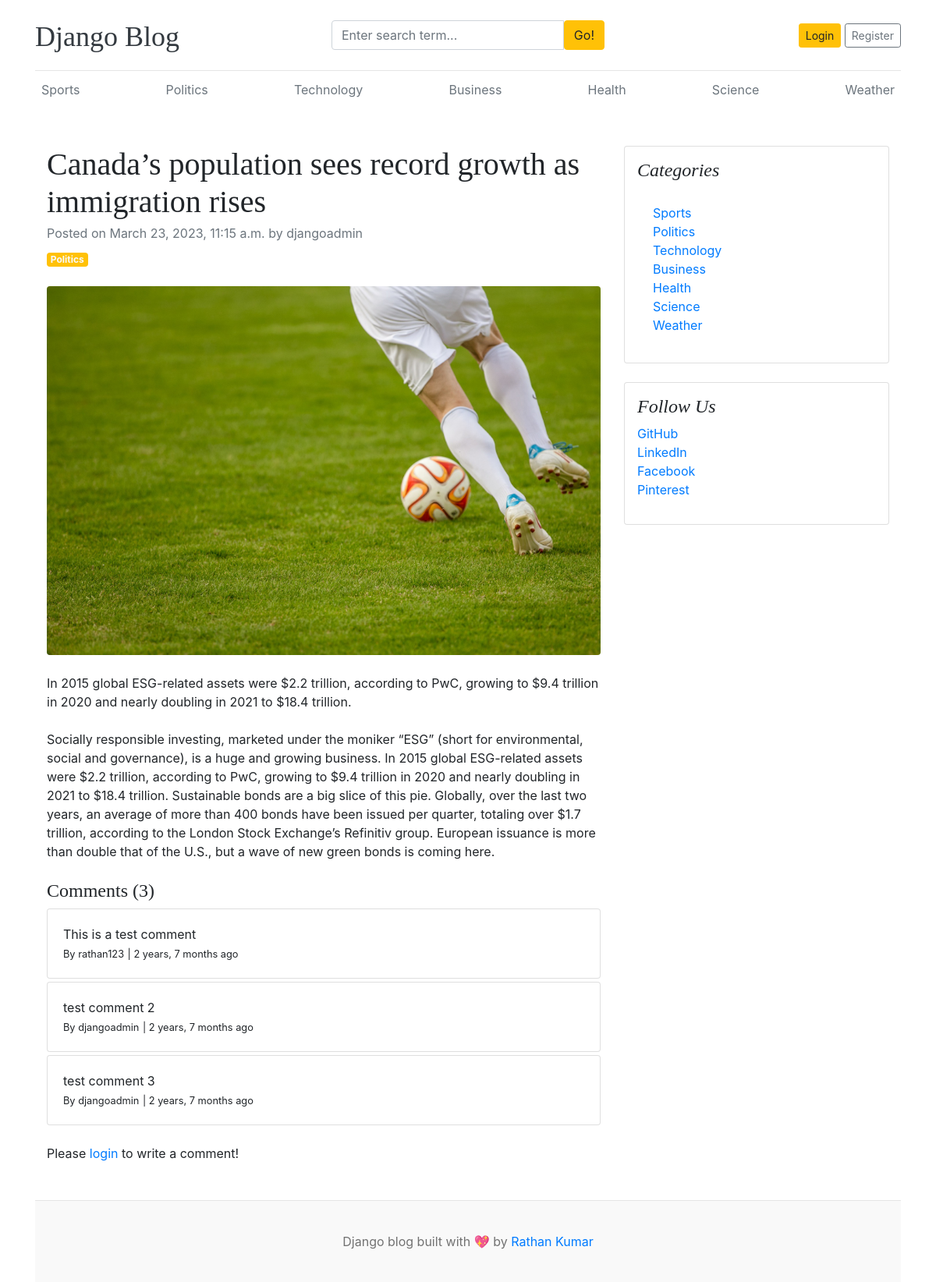
The page /blogs/canadas-population-sees-record-growth-as-immigration-rises/ on the database its author committed.
### blogs/models.py (models this page shows, shortened)
class Category(models.Model):
    category_name = models.CharField(max_length=50, unique=True)
    created_at = models.DateTimeField(auto_now_add=True)
    updated_at = models.DateTimeField(auto_now=True)
    class Meta:
        verbose_name_plural = 'categories'
    def __str__(self):
        return self.category_name

class Blog(models.Model):
    title = models.CharField(max_length=100)
    slug = models.SlugField(max_length=150, unique=True, blank=True)
    category = models.ForeignKey(Category, on_delete=models.CASCADE)
    author = models.ForeignKey(User, on_delete=models.CASCADE)
    featured_image = models.ImageField(upload_to='uploads/%Y/%m/%d')
    short_description = models.TextField(max_length=500)
    blog_body = models.TextField(max_length=2000)
    status = models.CharField(max_length=20, choices=STATUS_CHOICES, default="Draft")
    is_featured = models.BooleanField(default=False)
    created_at = models.DateTimeField(auto_now_add=True)
    updated_at = models.DateTimeField(auto_now=True)

class Comment(models.Model):
    user = models.ForeignKey(User, on_delete=models.CASCADE)
    blog = models.ForeignKey(Blog, on_delete=models.CASCADE)
    comment = models.TextField(max_length=250)
    created_at = models.DateTimeField(auto_now_add=True)
    updated_at = models.DateTimeField(auto_now=True)
    def __str__(self):
        return self.comment

### assignments/models.py (models this page shows, shortened)
class SocialLink(models.Model):
    platform = models.CharField(max_length=25)
    link = models.URLField(max_length=100)
    created_at = models.DateTimeField(auto_now_add=True)
    updated_at = models.DateTimeField(auto_now=True)

### blogs/views.py (the view, shortened to what this page needs)
# urls.py: path('blogs/<slug:slug>/', BlogsView.blogs, name='blogs'),
def blogs(request, slug):
    single_blog = get_object_or_404(Blog, slug=slug, status='Published')
    comments = Comment.objects.filter(blog=single_blog)
    comment_count = comments.count()
    context = {
        'single_blog': single_blog,
        'comments': comments,
        'comment_count': comment_count,
    }
    return render(request, 'blogs.html', context)

### blogs/context_processors.py (called while the page is built)
def get_categories(request):
    categories = Category.objects.all()
    return dict(categories=categories)

def get_social_links(request):
    social_links = SocialLink.objects.all()
    return dict(social_links=social_links)

### templates/blogs.html
{% extends 'base.html' %}
{% block content %}
<div class="container mt-5">
    <div class="row">
        <div class="col-lg-8">
            <article>
                <header class="mb-4">
                    <h1 class="fw-bolder mb-1">{{ single_blog.title }}</h1>
                    <div class="text-muted fst-italic mb-2">Posted on {{ single_blog.created_at }} by {{ single_blog.author }}</div>
                    <a class="badge bg-warning text-decoration-none text-light" href="#!">{{ single_blog.category }}</a>
                </header>
                <figure class="mb-4"><img class="img-fluid rounded" src="{{ single_blog.featured_image.url }}" alt="..." /></figure>
                <section class="mb-5">
                    <p class="fs-5 mb-4">{{ single_blog.short_description }}</p>
                    <p class="fs-5 mb-4">{{ single_blog.blog_body }}</p>
                    <h4>Comments ({{ comment_count }})</h4>
                    {% if comments %}
                        {% for comment in comments %}
                            <div class="card mt-1">
                                <div class="card-body">
                                    <p class="card-text mb-0">{{ comment }}</p>
                                    <span>
                                        <small>By {{ comment.user }}</small>
                                        <small>| {{ comment.created_at | timesince }} ago</small>
                                    </span>
                                </div>
                            </div>
                        {% endfor %}
                    {% else %}
                    No comments yet.
                    {% endif %}
                    <br>
                    <div class="form-group">
                        {% if user.is_authenticated %}
                        <form action="" method="POST">
                            {% csrf_token %}
                            <div class="form-group">
                                <textarea name="comment" class="form-control" placeholder="Write your comment"></textarea>
                                <input type="submit" value="Submit" class="btn btn-primary mt-2">
                            </div>
                        </form>
                        {% else %}
                        <p>Please <span><a href="{% url 'login' %}">login</a></span> to write a comment!</p>
                        {% endif %}
                    </div>
                </section>
            </article>
        </div>
        <div class="col-lg-4">
            <div class="card mb-4 p-3">
                <h4 class="font-italic">Categories</h4>
                <div class="card-body">
                    <div class="row">
                        <div class="col-sm-6">
                            <ul class="list-unstyled mb-0">
                                {% for cat in categories %}
                                <li><a href="{% url 'posts_by_category' cat.id %}">{{ cat.category_name }}</a></li>
                                {% endfor %}
                            </ul>
                        </div>
                    </div>
                </div>
            </div>
            {% if social_links %}
            <div class="card mb-4 p-3">
                <h4 class="font-italic">Follow Us</h4>
                <ol class="list-unstyled">
                    {% for i in social_links %}
                    <li><a href="{{ i.link }}" target="_blank">{{ i.platform }}</a></li>
                    {% endfor %}
                </ol>
            </div>
            {% endif %}
        </div>
    </div>
</div>
{% endblock %}

### templates/base.html (shortened to what this page needs)
{% load static %}
<!DOCTYPE html>
<html lang="en">
<head>
    <link href="https://getbootstrap.com/docs/4.0/dist/css/bootstrap.min.css" rel="stylesheet">
    <link href="{% static 'css/blog.css' %}" rel="stylesheet">
    <link rel="stylesheet" href="https://cdnjs.cloudflare.com/ajax/libs/font-awesome/4.7.0/css/font-awesome.min.css">
  </head>
<body>
    <div class="container">
      <header class="blog-header py-3">
        <div class="row flex-nowrap justify-content-between align-items-center">
          <div class="col-4 pt-1">
            <a class="blog-header-logo text-dark" href="/">Django Blog</a>
          </div>
          <div class="col-4">
            <form action="{% url 'search' %}" method="GET">
              <div class="input-group">
                <input class="form-control" type="text" name="keyword" value="{{ keyword }}" placeholder="Enter search term..." aria-label="Enter search term..." aria-describedby="button-search" />
                <button type="submit" class="btn btn-warning" id="button-search" type="button">Go!</button>
            </div>
            </form>
          </div>
          <div class="col-4 d-flex justify-content-end align-items-center">
            {% if not user.is_authenticated %}
            <a class="btn btn-sm btn-warning" href="{% url 'login' %}">Login</a> &nbsp;
            <a class="btn btn-sm btn-outline-secondary" href="{% url 'register' %}">Register</a>
            {% else %}
            <span><a href="{% url 'dashboard' %}">Dashboard</a></span>
            &emsp;
            <span><a href="{% url 'logout' %}">Logout</a></span>
            {% endif %}
          </div>
        </div>
      </header>
      <div class="nav-scroller py-1 mb-2">
        <nav class="nav d-flex justify-content-between">
          {% for cat in categories %}
          <a class="p-2 text-muted" href="{% url 'posts_by_category' cat.id %}">{{ cat.category_name }}</a>
          {% endfor %}
        </nav>
      </div>
{% block content %}
{% endblock %}
<footer class="blog-footer">
    <p>Django blog built with 💖 by <a href="#">Rathan Kumar</a></p>
  </footer>
  </body>
  </html>

### blog_main/static/css/blog.css (style rules this page uses)
.blog-header { border-bottom: 1px solid #e5e5e5; }
.blog-header-logo { font-family: "Playfair Display", Georgia, "Times New Roman", serif; font-size: 2.25rem; }
h1, h2, h3, h4, h5, h6 { font-family: "Playfair Display", Georgia, "Times New Roman", serif; }
.blog-footer { padding: 2.5rem 0; color: #727272; text-align: center; background-color: #f9f9f9; border-top: .05rem solid #e5e5e5; }
.blog-footer p:last-child { margin-bottom: 0; }

### rows shown on the page
Category: category_name "Sports"
Category: category_name "Politics"
Category: category_name "Technology"
Category: category_name "Business"
Category: category_name "Health"
Category: category_name "Science"
Category: category_name "Weather"
Blog: title "Canada’s population sees record growth as immigration rises", created_at "March 23, 2023, 11:15 a.m.", author "djangoadmin", category "Politics", featured_image (picture), short_description "In 2015 global ESG-related assets were $2.2 trillion, according to PwC, growing to $9.4 trillion in 2020 and nearly doubling in 2021 to $18.4 trillion.", blog_body "Socially responsible investing, marketed under the moniker “ESG” (short for environmental, social and governance), is a huge and growing business. In 2015 global ESG-related assets were $2.2 trillion, according to PwC, growing to $9.4 trillion in 2020 and nearly doubling in 2021 to $18.4 trillion. Sustainable bonds are a big slice of this pie. Globally, over the last two years, an average of more than 400 bonds have been issued per quarter, totaling over $1.7 trillion, according to the London Stock Exchange’s Refinitiv group. European issuance is more than double that of the U.S., but a wave of new green bonds is coming here."
Comment: comment "This is a test comment", user "rathan123", created_at "2 years, 7 months"
Comment: comment "test comment 2", user "djangoadmin", created_at "2 years, 7 months"
Comment: comment "test comment 3", user "djangoadmin", created_at "2 years, 7 months"
SocialLink: platform "GitHub"
SocialLink: platform "LinkedIn"
SocialLink: platform "Facebook"
SocialLink: platform "Pinterest"

### other values the page prints
{{ comment_count }} "3"
